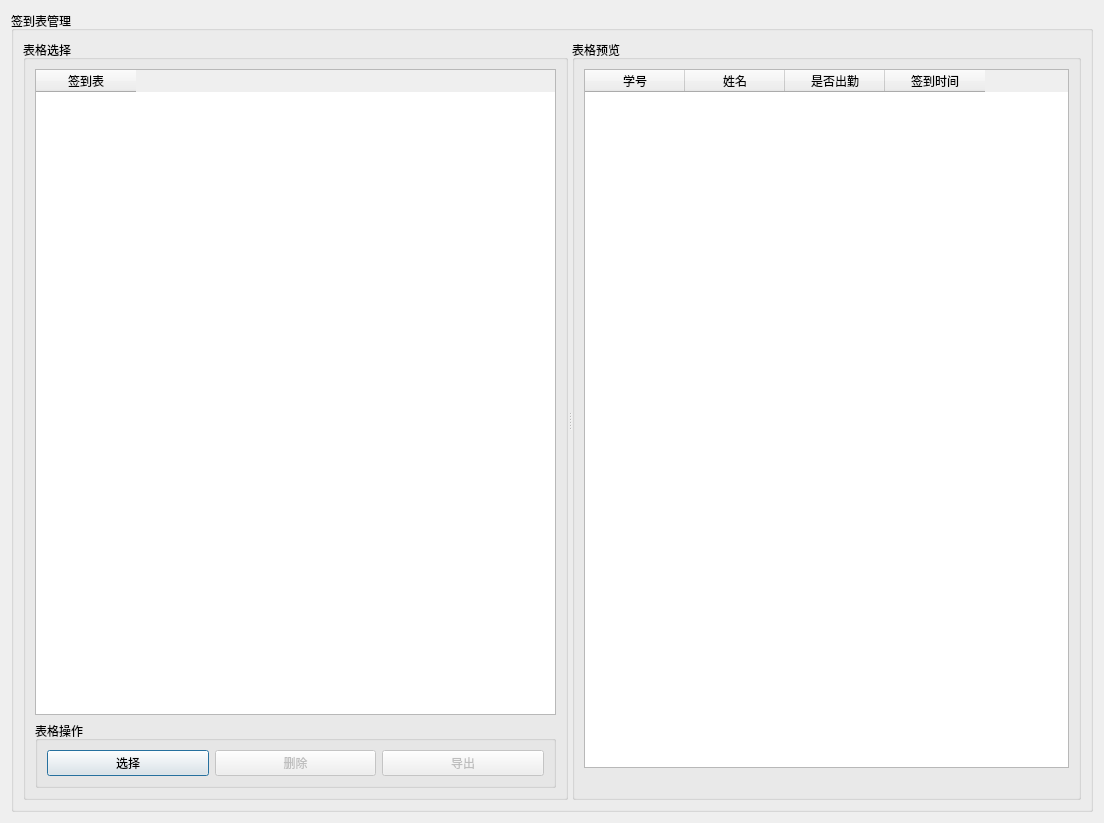
<?xml version="1.0" encoding="UTF-8"?>
<ui version="4.0">
 <class>export_excel</class>
 <widget class="QDialog" name="export_excel">
  <property name="geometry">
   <rect>
    <x>0</x>
    <y>0</y>
    <width>1104</width>
    <height>823</height>
   </rect>
  </property>
  <property name="windowTitle">
   <string>导出签到表</string>
  </property>
  <layout class="QGridLayout" name="gridLayout_2">
   <item row="0" column="0">
    <widget class="QGroupBox" name="groupBox_3">
     <property name="title">
      <string>签到表管理</string>
     </property>
     <layout class="QHBoxLayout" name="horizontalLayout_2">
      <item>
       <widget class="QSplitter" name="splitter">
        <property name="orientation">
         <enum>Qt::Horizontal</enum>
        </property>
        <widget class="QGroupBox" name="groupBox">
         <property name="title">
          <string>表格选择</string>
         </property>
         <layout class="QVBoxLayout" name="verticalLayout">
          <item>
           <widget class="QTableWidget" name="show_sqlTable">
            <property name="editTriggers">
             <set>QAbstractItemView::NoEditTriggers</set>
            </property>
            <property name="selectionMode">
             <enum>QAbstractItemView::SingleSelection</enum>
            </property>
            <property name="selectionBehavior">
             <enum>QAbstractItemView::SelectRows</enum>
            </property>
            <property name="sortingEnabled">
             <bool>true</bool>
            </property>
            <attribute name="horizontalHeaderCascadingSectionResizes">
             <bool>false</bool>
            </attribute>
            <attribute name="horizontalHeaderStretchLastSection">
             <bool>false</bool>
            </attribute>
            <attribute name="verticalHeaderCascadingSectionResizes">
             <bool>true</bool>
            </attribute>
            <column>
             <property name="text">
              <string>签到表</string>
             </property>
            </column>
           </widget>
          </item>
          <item>
           <widget class="QGroupBox" name="groupBox_4">
            <property name="title">
             <string>表格操作</string>
            </property>
            <layout class="QHBoxLayout" name="horizontalLayout">
             <item>
              <widget class="QPushButton" name="select_table_pushButton">
               <property name="text">
                <string>选择</string>
               </property>
              </widget>
             </item>
             <item>
              <widget class="QPushButton" name="DelpushButton">
               <property name="enabled">
                <bool>false</bool>
               </property>
               <property name="text">
                <string>删除</string>
               </property>
              </widget>
             </item>
             <item>
              <widget class="QPushButton" name="export_pushButton">
               <property name="enabled">
                <bool>false</bool>
               </property>
               <property name="text">
                <string>导出</string>
               </property>
              </widget>
             </item>
            </layout>
           </widget>
          </item>
         </layout>
        </widget>
        <widget class="QGroupBox" name="groupBox_2">
         <property name="title">
          <string>表格预览</string>
         </property>
         <layout class="QVBoxLayout" name="verticalLayout_2">
          <item>
           <widget class="QTableWidget" name="StuCheckTable">
            <property name="selectionMode">
             <enum>QAbstractItemView::SingleSelection</enum>
            </property>
            <property name="selectionBehavior">
             <enum>QAbstractItemView::SelectRows</enum>
            </property>
            <property name="sortingEnabled">
             <bool>true</bool>
            </property>
            <attribute name="horizontalHeaderCascadingSectionResizes">
             <bool>false</bool>
            </attribute>
            <attribute name="horizontalHeaderStretchLastSection">
             <bool>false</bool>
            </attribute>
            <attribute name="verticalHeaderCascadingSectionResizes">
             <bool>true</bool>
            </attribute>
            <column>
             <property name="text">
              <string>学号</string>
             </property>
            </column>
            <column>
             <property name="text">
              <string>姓名</string>
             </property>
            </column>
            <column>
             <property name="text">
              <string>是否出勤</string>
             </property>
            </column>
            <column>
             <property name="text">
              <string>签到时间</string>
             </property>
            </column>
           </widget>
          </item>
          <item>
           <widget class="QLabel" name="attendance_label">
            <property name="text">
             <string/>
            </property>
           </widget>
          </item>
         </layout>
        </widget>
       </widget>
      </item>
     </layout>
    </widget>
   </item>
  </layout>
 </widget>
 <resources/>
 <connections/>
</ui>
